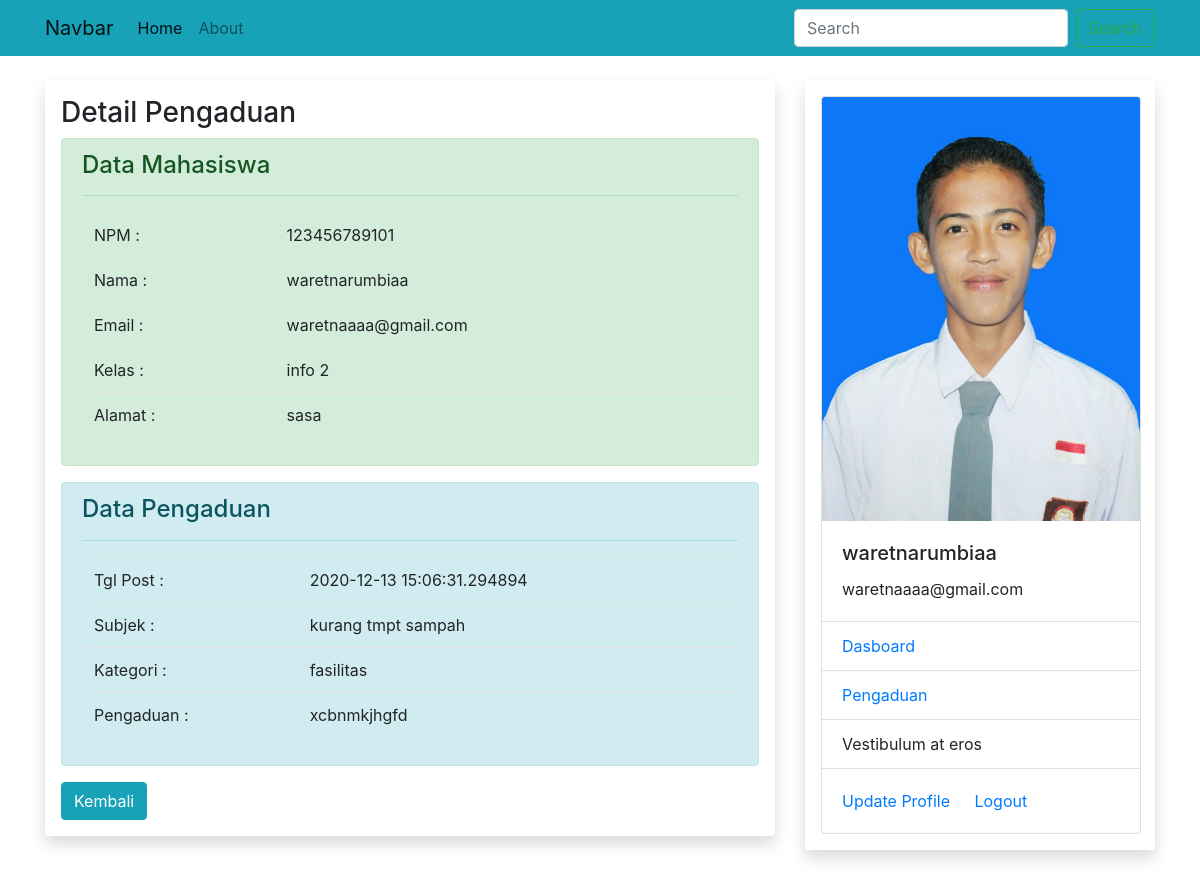
The app's page /pengaduan/1/detail (signed in) with its own data.
### sim/models.py (models this page shows, shortened)
class Tmahasiswa(db.Model, UserMixin):
    id = db.Column(db.Integer, primary_key=True)
    npm = db.Column(db.String(15), unique=True, nullable=False)
    nama = db.Column(db.String(100), nullable=False)
    email = db.Column(db.String(120), unique=True, nullable=False)
    password = db.Column(db.String(80), nullable=False)
    kelas = db.Column(db.String(20), nullable=False)
    alamat = db.Column(db.String(100), nullable=False)
    foto = db.Column(db.String(30), nullable=False, default='default.jpg')
    pengaduans = db.relationship('Tpengaduan', backref='mahasiswa', lazy=True)

class Tpengaduan(db.Model):
    id = db.Column(db.Integer, primary_key=True)
    subjek = db.Column(db.String(100), nullable=False)
    katagori = db.Column(db.String(50), nullable=False)
    detail_pengaduan = db.Column(db.String(300), nullable=False)
    tgl_post = db.Column(db.DateTime, nullable=False, default=datetime.utcnow)
    mahasiswa_id = db.Column(db.Integer, db.ForeignKey('tmahasiswa.id'))

### sim/mahasiswa/routes.py (the view)
@rmahasiswa.route("/pengaduan/<int:ed_id>/detail", methods=['GET', 'POST'])
@login_required
def detail_pengaduan(ed_id):
    dt_pengaduan=Tpengaduan.query.get_or_404(ed_id)
    return render_template('detail_pengaduan.html', dt_pengaduan=dt_pengaduan)

### sim/models.py (called while the page is built)
@login_manager.user_loader
def load_user(mahasiswa_id):
    return Tmahasiswa.query.get(int(mahasiswa_id))

### sim/templates/detail_pengaduan.html
{% extends "base.html" %}
{% block konten %}
<h3>Detail Pengaduan</h3>
<div class="alert alert-success" role="alert">
    <h4 class="alert-heading">Data Mahasiswa</h4>
    <hr>
    <table class="table table-hover">
        <tr>
            <td>NPM :</td>
            <td>{{dt_pengaduan.mahasiswa.npm}}</td>
        </tr>
        <tr>
            <td>Nama :</td>
            <td>{{dt_pengaduan.mahasiswa.nama}}</td>
        </tr>
        <tr>
            <td>Email :</td>
            <td>{{dt_pengaduan.mahasiswa.email}}</td>
        </tr>
        <tr>
            <td>Kelas :</td>
            <td>{{dt_pengaduan.mahasiswa.kelas}}</td>
        </tr>
        <tr>
            <td>Alamat :</td>
            <td>{{dt_pengaduan.mahasiswa.alamat}}</td>
        </tr>
    </table>
  </div>
  <div class="alert alert-info" role="alert">
    <h4 class="alert-heading">Data Pengaduan</h4>
    <hr>
    <table class="table table-hover">
    <tr>
        <td>Tgl Post :</td>
        <td>{{dt_pengaduan.tgl_post}}</td>
    </tr>
    <tr>
        <td>Subjek :</td>
        <td>{{dt_pengaduan.subjek}}</td>
    </tr>
    <tr>
        <td>Kategori :</td>
        <td>{{dt_pengaduan.katagori}}</td>
    </tr>
    <tr>
        <td>Pengaduan :</td>
        <td>{{dt_pengaduan.detail_pengaduan}}</td>
    </tr>
    </table>
  </div>
  <a class="btn btn-info " href="{{url_for('rmahasiswa.pengaduan')}}">Kembali</a>
{%endblock%}

### sim/templates/base.html (shortened to what this page needs)
<html>
    <head>
        <link rel="stylesheet" href="{{url_for ('static', filename="css/bootstrap.min.css")}}">
        <link rel="stylesheet" type="text/css" href="{{url_for ('static', filename="css/style.css")}}">
    </head>
    <body>
        <nav class="navbar navbar-expand-lg navbar-light bg-info">
        <div class="container">
            <a class="navbar-brand" href="#">Navbar</a>
            <div class="collapse navbar-collapse" id="navbarSupportedContent">
              <ul class="navbar-nav mr-auto">
                <li class="nav-item active">
                  <a class="nav-link" href="{{url_for('rmahasiswa.home')}}">Home <span class="sr-only">(current)</span></a>
                </li>
                <li class="nav-item">
                  <a class="nav-link" href="{{url_for('rmahasiswa.about')}}">About</a>
                </li>
              </ul>
              <form class="form-inline my-2 my-lg-0">
                <input class="form-control mr-sm-2" type="search" placeholder="Search" aria-label="Search">
                <button class="btn btn-outline-success my-2 my-sm-0" type="submit">Search</button>
              </form>
            </div>
        </div>
          </nav>
        <div class="container mt-4">
          <div class="row">
            <div class="col-md-8">
              <div class="shadow p-3 mb-5 bg-white rounded">
              {%block konten%}
              {%endblock%}
              </div>
            </div>
            <div class="col-md-4">
              <div class="shadow p-3 mb-5 bg-white rounded">
                  {%if current_user.is_authenticated %}
                  <div class="card" style="width: 20rem;">
                    <img src="{{url_for('static', filename='foto/' + current_user.foto)}}" class="card-img-top" alt="...">
                    <div class="card-body">
                      <h5 class="card-title">{{current_user.nama}}</h5>
                      <p class="card-text">{{current_user.email}}</p>
                    </div>
                    <ul class="list-group list-group-flush">
                      <li class="list-group-item"><a href="{{url_for('rmahasiswa.akunmahasiswa')}}"">Dasboard</a></li>
                      <li class="list-group-item"><a href="{{url_for('rmahasiswa.pengaduan')}}">Pengaduan</a></li>
                      <li class="list-group-item">Vestibulum at eros</li>
                    </ul>
                    <div class="card-body">
                      <a href="{{url_for('rmahasiswa.edit_mahasiswa')}}" class="card-link">Update Profile</a>
                      <a href="{{url_for('rmahasiswa.logout_mahasiswa')}}" class="card-link">Logout</a>
                    </div>
                  </div>
                  {% else%}
                   <h1> Menu Lain</h1>
                   <li>Data Mahasiswa</li>
                   <li>Data Dosen</li>
                  {% endif %}
            </div>
          </div>
          </div>
        </div>
    </body>
</html>

### records on screen
Tmahasiswa: mahasiswa.npm "123456789101", mahasiswa.nama "waretnarumbiaa", mahasiswa.email "waretnaaaa@gmail.com", mahasiswa.kelas "info 2", mahasiswa.alamat "sasa", foto (placeholder picture), nama "waretnarumbiaa", email "waretnaaaa@gmail.com"
Tpengaduan: tgl_post "2020-12-13 15:06:31.294894", subjek "kurang tmpt sampah", katagori "fasilitas", detail_pengaduan "xcbnmkjhgfd"
